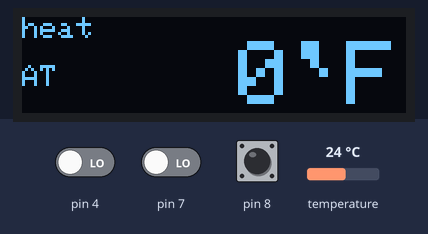
The sketch below on a simulated Arduino Uno, built with avr-gcc and run on an emulated ATmega328P. On the bench: 128×32 one-colour display. The test bench sets the inputs (shaded band); at power-on: pin 7 LOW, pin 8 HIGH, pin 4 LOW, temperature 24 °C. What the sketch prints to the serial monitor is not drawn.

Above: at 1.2 s.
1.3 s: pin 7 driven HIGH
At 1.8 s:
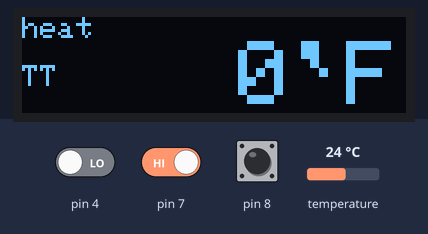
8.3 s: pin 8 pulled LOW for 1 s
At 9.5 s:
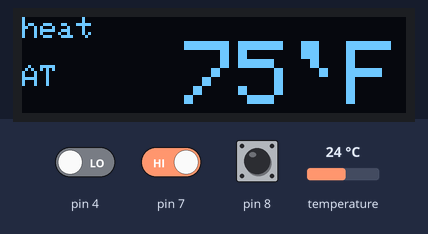
16.3 s: pin 8 pulled LOW for 3.2 s
26.5 s: pin 7 driven LOW
At 28.0 s:
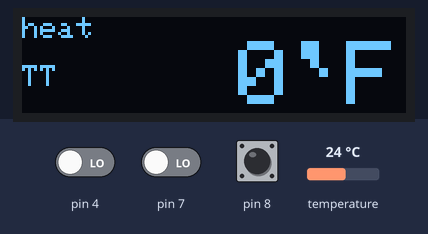
Timing chart, 0 to 29.5 s (numbered marks = the images above; inputs shaded):
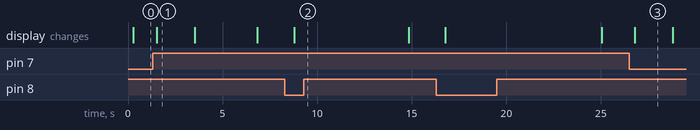

Measured:
- after the input at 1.3 s, the display: changes after 0.22 s (image 1)
- after the input at 8.3 s, the display: changes after 0.48 s (image 2)
- after the input at 26.5 s, the display: changes after 0.28 s (image 3)
- what the display in image 1 shows lasts 2.0 s, from 1.5 s to 3.5 s

The sketch:

ctrl_device.ino
```cpp
#include "scr-system.h"
#include "temp-sensor-system.h"
#include "rotor-system.h"

#include "digital-pin-wapper-ino-impl.h"
#include "dallas-temperature-wapper-ino-impl.h"
#include "ssd-wrapper-ino-impl.h"

#include "logger-ino-impl.h"

#include "pid-controller.h"
#include "pid-system.h"

AppState state;
LoggerInoImpl logger;

#define ROTOR_CLK 7
#define ROTOR_DT 4
#define ROTOR_SW 8

DigitalPinWrapperInoImpl pinWrapper;
RotorSystem rotorS(&state, &logger, &pinWrapper, ROTOR_CLK, INPUT, ROTOR_DT, INPUT, ROTOR_SW, INPUT_PULLUP);

#define TEMP_ONE_WIRE_BUS 2
DallasTemperatureWrapperInoImpl tempSensor(TEMP_ONE_WIRE_BUS);
TempSensorSystem tempS(&state, &logger, &tempSensor);

#define SCREEN_WIDTH 128
#define SCREEN_HEIGHT 32

SsdWrapperInoImpl display(SCREEN_WIDTH, SCREEN_HEIGHT);
ScrSystem scrS(&state, &logger, &display);

// pid terms from:
// https://docs.google.com/spreadsheets/d/1ZyF8wiXPTGjPsN_8meO1MuW2mdlZdHpoTNc9iJ_rtFQ/edit?usp=sharing
PidController pidController(0, 100, 30, 0.00003f, 4);
PidSystem pidS(&state, &logger, &pidController);

void setup()
{
    Serial.begin(38400);
    rotorS.setup();
    tempS.setup();
    scrS.setup();
    pidS.setup();
    Serial.println("READY ******");
}

void loop()
{
    auto t = millis();
    rotorS.update(t);
    tempS.update(t);
    scrS.update(t);
    pidS.update(t);
}
```
